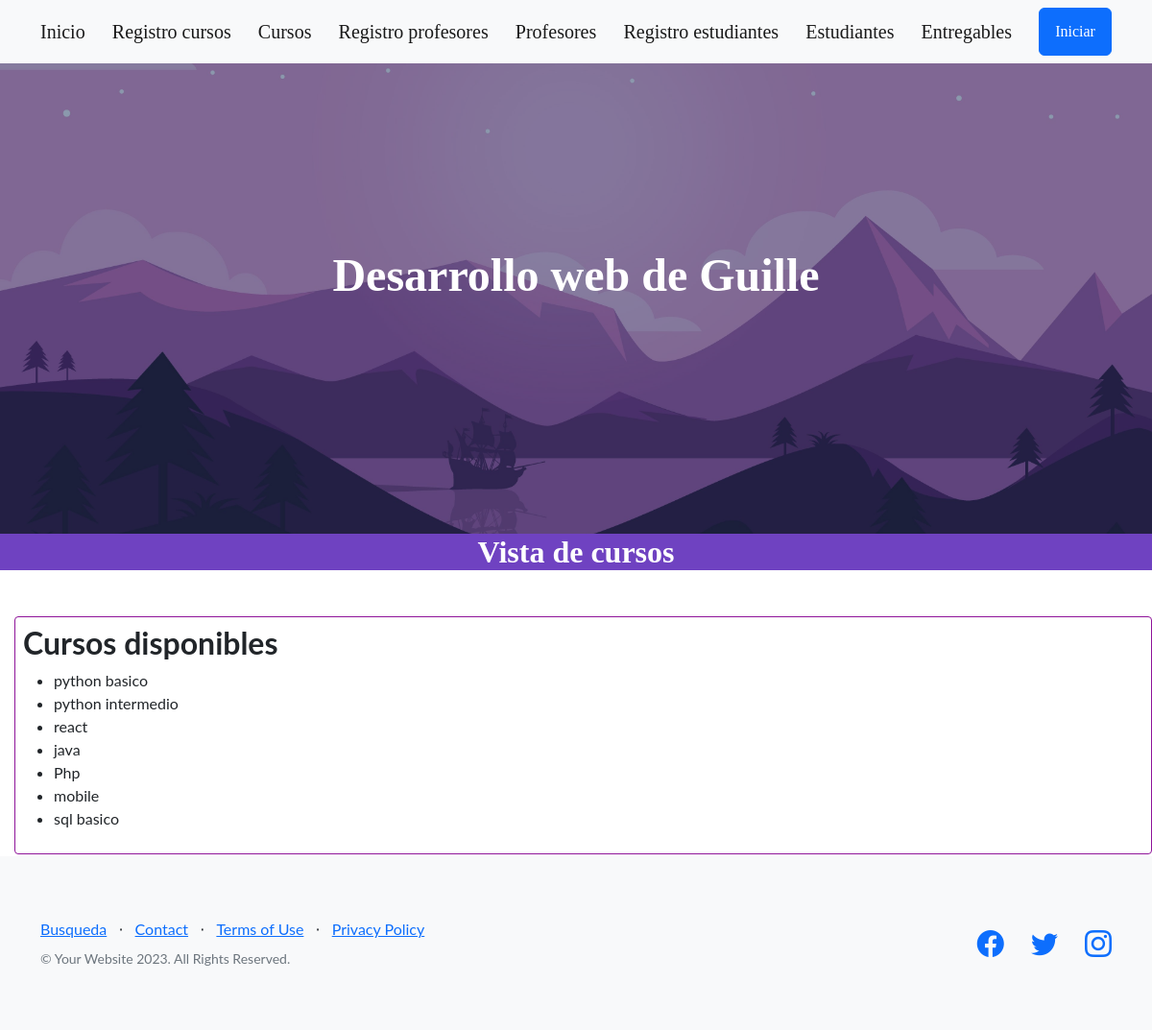
/app-coder/curso/, run on an earlier commit of the app's database.
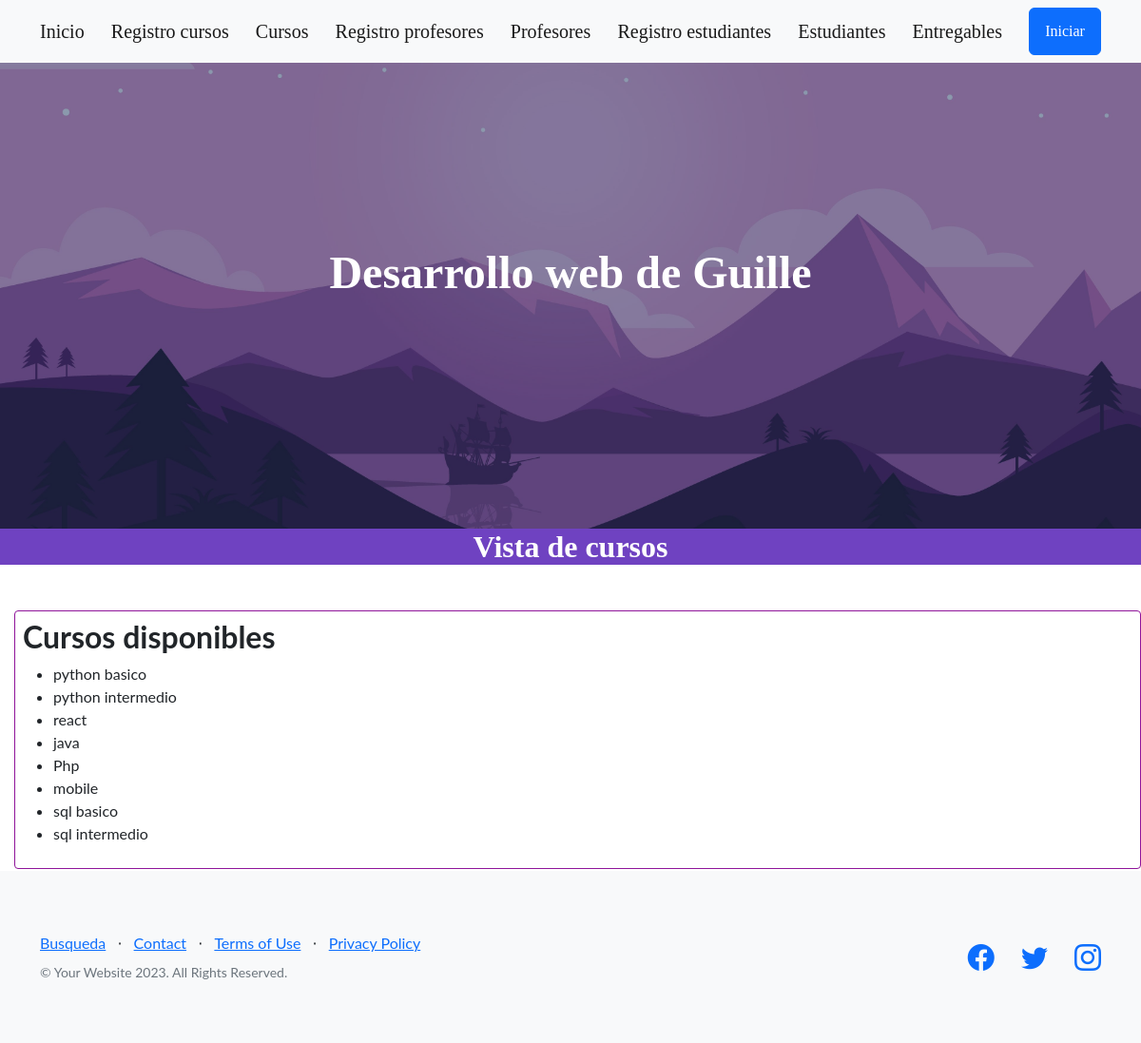
And on a later commit of the database.
### AppCoder/models.py (models this page shows, shortened)
class Curso(models.Model):
    nombre = models.CharField(max_length=40)
    camada = models.IntegerField()

### AppCoder/views.py (the view)
# urls.py: path('curso/', cursos, name="cursos"),
def cursos(self):
    lista = Curso.objects.all()
    return render(self, "cursos.html",{"lista_cursos": lista})

### AppCoder/templates/cursos.html
{% extends 'BASE.html' %}
{% load static %}
{% block contenidoQueCambia %}
<div style="background: #6f42c1;">
    <div class="text-center text-white">
        <div style="font-family: ubuntu-bold;">
            <h2 class="mb-5">Vista de cursos</h2>
        </div>
    </div>
</div>
    <div style="padding: 8px; border-radius: 4px; border: 1px solid #8f149a; box-sizing: border-box; margin-bottom: 2px; margin-left: 15px; ">
        <h2>Cursos disponibles</h2>
        <ul>
        {% for curso in lista_cursos %}
        <li>{{curso.nombre}}</li>
        {% endfor %}
        </ul>
</div>
{% endblock contenidoQueCambia %}

What changed in the data, as far as the page shows it:
added Curso: nombre "sql intermedio"
